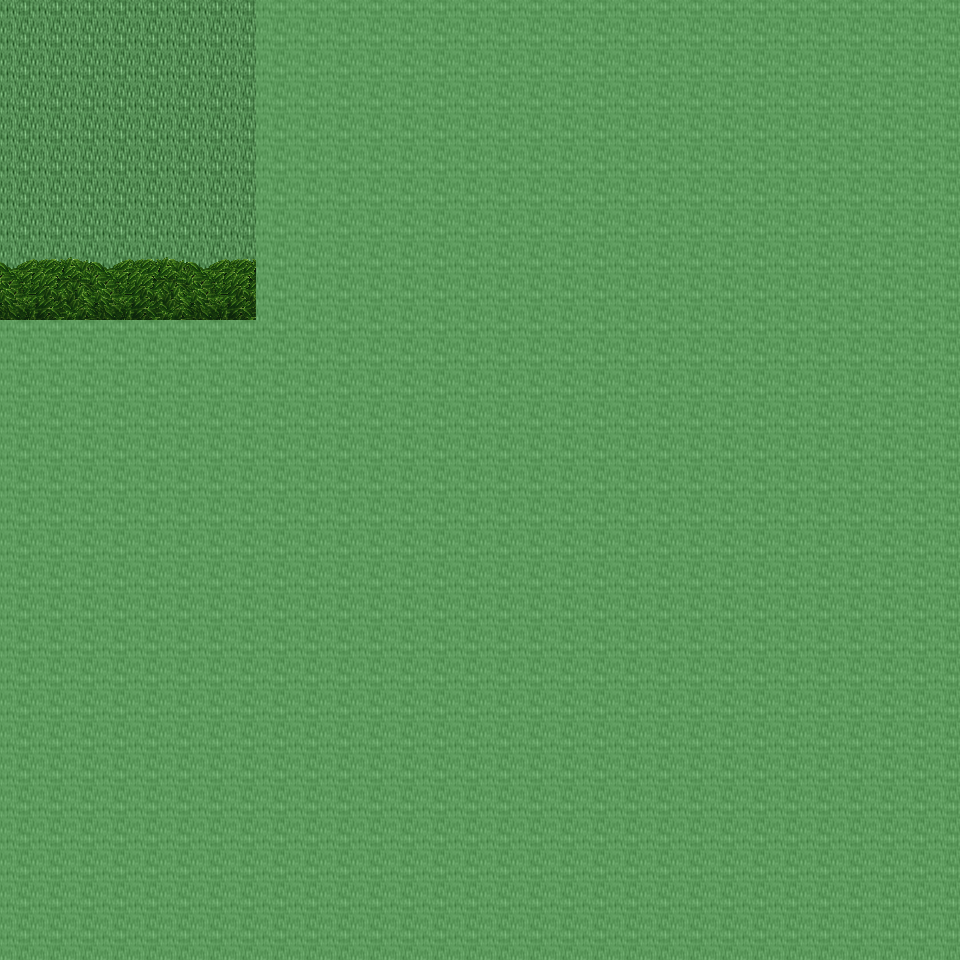

Below is a game level as drawn by its tile map, then a one-line description and the .tmx that defines it (tile-layer data replaced by summaries):
An orthogonal 30x30 tile map with 32x32 px tiles, 6 tile layers (Ground, Object, Object2, Above, ...), 17 tilesets and 2 objects (2x mapchange).

<map version="1.0" orientation="orthogonal" renderorder="right-down" width="30" height="30" tilewidth="32" tileheight="32" nextobjectid="3">
  <tileset firstgid="1" name="tileset_ground_ground" tilewidth="32" tileheight="32" tilecount="33" columns="3">
    <image source="../drawable/tileset_ground_ground.png" width="96" height="352" />
  </tileset>
  <tileset firstgid="34" name="tileset_ground_water_pool" tilewidth="32" tileheight="32" tilecount="72" columns="3">
    <image source="../drawable/tileset_ground_water_pool.png" width="96" height="768" />
  </tileset>
  <tileset firstgid="106" name="tileset_ground_ridge_earth_dark" tilewidth="32" tileheight="32" tilecount="96" columns="12">
    <image source="../drawable/tileset_ground_ridge_earth_dark.png" width="384" height="256" />
  </tileset>
  <tileset firstgid="202" name="tileset_ground_grass_edges" tilewidth="32" tileheight="32" tilecount="36" columns="12">
    <image source="../drawable/tileset_ground_grass_edges.png" width="384" height="96" />
  </tileset>
  <tileset firstgid="238" name="tileset_ground_earth_edges" tilewidth="32" tileheight="32" tilecount="18" columns="6">
    <image source="../drawable/tileset_ground_earth_edges.png" width="192" height="96" />
  </tileset>
  <tileset firstgid="256" name="tileset_ground_grass_corners" tilewidth="32" tileheight="32" tilecount="24" columns="6">
    <image source="../drawable/tileset_ground_grass_corners.png" width="192" height="128" />
  </tileset>
  <tileset firstgid="280" name="tileset_plant_grasses" tilewidth="32" tileheight="32" tilecount="6" columns="3">
    <image source="../drawable/tileset_plant_grasses.png" width="96" height="64" />
  </tileset>
  <tileset firstgid="286" name="tileset_plant_flower_daisy_blue" tilewidth="32" tileheight="32" tilecount="8" columns="2">
    <image source="../drawable/tileset_plant_flower_daisy_blue.png" width="64" height="128" />
  </tileset>
  <tileset firstgid="294" name="tileset_plant_flower_daisy_yellow" tilewidth="32" tileheight="32" tilecount="8" columns="2">
    <image source="../drawable/tileset_plant_flower_daisy_yellow.png" width="64" height="128" />
  </tileset>
  <tileset firstgid="302" name="tileset_plant_bush_bushes" tilewidth="32" tileheight="32" tilecount="10" columns="5">
    <image source="../drawable/tileset_plant_bush_bushes.png" width="160" height="64" />
  </tileset>
  <tileset firstgid="312" name="tileset_plant_flower_daisy_red" tilewidth="32" tileheight="32" tilecount="8" columns="2">
    <image source="../drawable/tileset_plant_flower_daisy_red.png" width="64" height="128" />
  </tileset>
  <tileset firstgid="320" name="tileset_plant_flower_daisy_white" tilewidth="32" tileheight="32" tilecount="8" columns="2">
    <image source="../drawable/tileset_plant_flower_daisy_white.png" width="64" height="128" />
  </tileset>
  <tileset firstgid="328" name="tileset_logic_collision" tilewidth="32" tileheight="32" tilecount="1" columns="1">
    <image source="../drawable/tileset_logic_collision.png" width="32" height="32" />
  </tileset>
  <tileset firstgid="329" name="tileset_plant_tree_tree_green" tilewidth="32" tileheight="32" tilecount="88" columns="8">
    <image source="../drawable/tileset_plant_tree_tree_green.png" width="256" height="352" />
  </tileset>
  <tileset firstgid="417" name="tileset_plant_stump_stump_brown" tilewidth="32" tileheight="32" tilecount="4" columns="2">
    <image source="../drawable/tileset_plant_stump_stump_brown.png" width="64" height="64" />
  </tileset>
  <tileset firstgid="421" name="tileset_ground_green_paving" tilewidth="32" tileheight="32" tilecount="18" columns="3">
    <image source="../drawable/tileset_ground_green_paving.png" width="96" height="192" />
  </tileset>
  <tileset firstgid="439" name="tileset_building_huts" tilewidth="32" tileheight="32" tilecount="338" columns="26">
    <image source="../drawable/tileset_building_huts.png" width="832" height="416" />
  </tileset>
  <layer name="Ground" width="30" height="30">
    <data>[900 cells, 900 non-empty, 1 distinct tile ids]</data>
  </layer>
  <layer name="Object" width="30" height="30">
    <data>[900 cells, 22 non-empty, 10 distinct tile ids]</data>
  </layer>
  <layer name="Object2" width="30" height="30">
    <data>[900 cells, 1 non-empty, 1 distinct tile ids]</data>
  </layer>
  <layer name="Above" width="30" height="30">
    <data>[900 cells, 234 non-empty, 33 distinct tile ids]</data>
  </layer>
  <layer name="Above2" width="30" height="30">
    <data>[900 cells, 3 non-empty, 3 distinct tile ids]</data>
  </layer>
  <layer name="Walkable" width="30" height="30">
    <data>[900 cells, 820 non-empty, 1 distinct tile ids]</data>
  </layer>
  <objectgroup name="MapEvents">
    <object id="1" name="north" type="mapchange" x="0" y="0" width="256" height="32">
      <properties>
        <property name="map" value="0_ados_mountain_n2_w2_x3_y2" />
        <property name="place" value="south" />
      </properties>
    </object>
    <object id="2" name="west" type="mapchange" x="0" y="0" width="32" height="320">
      <properties>
        <property name="map" value="0_ados_mountain_n2_w2_x2_y3" />
        <property name="place" value="east" />
      </properties>
    </object>
  </objectgroup>
</map>
